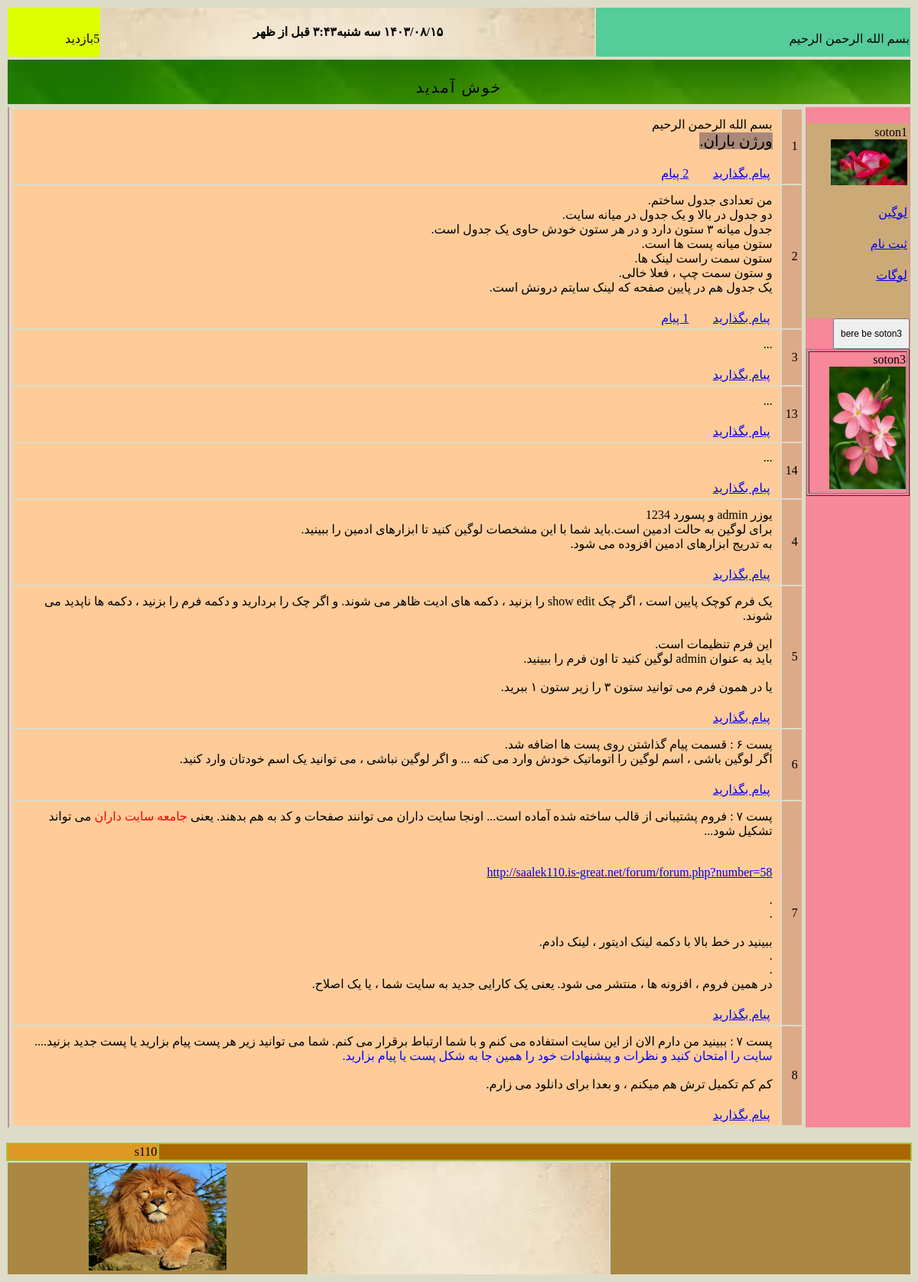
The page / on the database its author committed.
### tables this page shows
CREATE TABLE `s110_texts` (
  `number` int(11) NOT NULL,
  `comment` varchar(50) NOT NULL,
  `my_text` varchar(600) NOT NULL
);

CREATE TABLE `s110_posts` (
  `number` bigint(20) NOT NULL,
  `news` text NOT NULL
);

### tools/jdf.php (called while the page is built, shortened)
<?php
function jdate($format, $timestamp = '', $none = '', $time_zone = 'Asia/Tehran', $tr_num = 'fa') {
  $T_sec = 0;
  $ts = $T_sec + (($timestamp === '') ? time() : tr_num($timestamp));
  $date = explode('_', date('H_i_j_n_O_P_s_w_Y', $ts));
  list($j_y, $j_m, $j_d) = gregorian_to_jalali($date[8], $date[3], $date[2]);
  $sl = strlen($format);
  $out = '';
  for ($i = 0; $i < $sl; $i++) {
    $sub = substr($format, $i, 1);
    switch ($sub) {
      case 'B':
      case 'e':
      case 'g':
      case 'G':
      case 'h':
      case 'I':
      case 'T':
      case 'u':
      case 'Z':
        $out .= date($sub, $ts);
        break;
      case 'A':
        $out .= ($date[0] < 12) ? 'قبل از ظهر' : 'بعد از ظهر';
        break;
      case 'd':
        $out .= ($j_d < 10) ? '0' . $j_d : $j_d;
        break;
      case 'i':
        $out .= $date[1];
        break;
      case 'l':
        $out .= jdate_words(array('rh' => $date[7]), ' ');
        break;
      case 'm':
        $out .= ($j_m > 9) ? $j_m : '0' . $j_m;
        break;
      case 'Y':
        $out .= $j_y;
        break;
      default:
        $out .= $sub;
    }
  }
  return ($tr_num != 'en') ? tr_num($out, 'fa', '.') : $out;
}
function tr_num($str, $mod = 'en', $mf = '٫') {
  $num_a = array('0', '1', '2', '3', '4', '5', '6', '7', '8', '9', '.');
  $key_a = array('۰', '۱', '۲', '۳', '۴', '۵', '۶', '۷', '۸', '۹', $mf);
  return ($mod == 'fa') ? str_replace($num_a, $key_a, $str) : str_replace($key_a, $num_a, $str);
}
function jdate_words($array, $mod = '') {
  foreach ($array as $type => $num) {
    $num = (int) tr_num($num);
    switch ($type) {
      case 'rh':
        $key = array('یکشنبه', 'دوشنبه', 'سه شنبه', 'چهارشنبه', 'پنجشنبه', 'جمعه', 'شنبه');
        $array[$type] = $key[$num];
        break;
    }
  }
  return ($mod === '') ? $array : implode($mod, $array);
}
function gregorian_to_jalali($gy, $gm, $gd, $mod = '') {
   list($gy, $gm, $gd) = explode('_', tr_num($gy . '_' . $gm . '_' . $gd));
  $g_d_m = array(0, 31, 59, 90, 120, 151, 181, 212, 243, 273, 304, 334);
  $gy2 = ($gm > 2) ? ($gy + 1) : $gy;
  $days = 355666 + (365 * $gy) + ((int) (($gy2 + 3) / 4)) - ((int) (($gy2 + 99) / 100)) + ((int) (($gy2 + 399) / 400)) + $gd + $g_d_m[$gm - 1];
  $jy = -1595 + (33 * ((int) ($days / 12053)));
  $days %= 12053;
  $jy += 4 * ((int) ($days / 1461));
  $days %= 1461;
  if ($days < 186) {
    $jm = 1 + (int) ($days / 31);
    $jd = 1 + ($days % 31);
  } else {
    $jm = 7 + (int) (($days - 186) / 30);
    $jd = 1 + (($days - 186) % 30);
  }
  return ($mod == '') ? array($jy, $jm, $jd) : $jy . $mod . $jm . $mod . $jd;
}

### parts_of_index/show_posts.php (the view, shortened to what this page needs)
<?php
    mysqli_set_charset($ccoonn, "utf8");
 $sql = "SELECT * FROM s110_posts";
  $result = mysqli_query($ccoonn ,$sql);
   echo"<center>";
    echo"<table border=0>";
        while($info = mysqli_fetch_array( $result))
               {
            $my_number=$info['number'];
    echo"<tr>";
 echo'<td id="sotone_shomareh_post">';
 echo $info["number"];   echo"</td>";
include"parts_of_index/my_str_replace.php";
 echo'<td id="sotone_matne_post">';
echo nl2br($info['news']);
echo'<table border=0>';
echo'<tr>';
 echo'<td id="sotone_payam_bezarid">';
$str=writeMsg(32);
    echo '<a href="msg/a_write_msg.php?number='.$my_number.'">'.$str.'</a>';
echo'</td>';
 echo'<td id="sotone_chand_nazar">';
  $tedad=msg_cont($ccoonn , $my_number );
 if (   $tedad> 0)
 {
     $str=writeMsg(33);
 $ebarat= $tedad." ".$str;
    echo "<a href='msg/show_msgs.php?number=$my_number'>$ebarat</a>";
 }
 echo'</td>';
  echo'<td id="sotone_dokmeye_edit">';
      $value=my_setting("show_edit");
echo'</td>'; echo'</tr>';echo'</table>';
echo"</td>";
          echo"</tr>";
 }
 echo"</table>";
  echo"</center>";
                                                                 ?>

### index.php (shortened to what this page needs)
<!DOCTYPE html>
<!DOCTYPE html PUBLIC "-//W3C//DTD XHTML 1.0 Transitional//EN" "http://www.w3.org/TR/xhtml1/DTD/xhtml1-transitional.dtd">
<html dir="rtl">
<head>
</head>
<body>
       <?php
    require "base/ccoonn.php";
     include "functions/functions.php";
     require_once "tools/jdf.php";
    mysqli_set_charset($ccoonn, "utf8");
                $hour= jdate('g:i A');
                $the_week=jdate('l');
              $the_date=jdate('Y/m/d ');
 echo'<table id="bala_tarin_table">';
echo'<tr>';
 echo'<td id="soton1_az_table_aval">';
 $str=writeMsg(21) ;
echo $str;
  ?>
      <?php
echo'</td>';
 echo'<td id="soton2_az_table_aval">';
echo"<center><h4>".$the_date.$the_week.$hour."</h4></center>";
echo'</td>';
 echo'<td id="soton3_az_table_aval">';
$count=counter("index");
 $str=writeMsg(12);
 echo $count;
   echo $str;
echo'</td>';
echo'</tr>';
echo'</table>';
 echo'<table id="table_e_satre_dovom">';
echo'<tr>';
 echo'<td id="sotone_table_dovom">';
echo'</td>';
echo'</tr>';
echo'</table>';
 echo'<table id="table_bozorge_vasate_safeh">';
echo'<tr>';
 echo'<td id="sotone_avale_table_bozorge_vasat_safhe">';
 echo'<table id="table_e_soton_1">';
echo'<tr>';
echo'<td>';
echo'soton1';
echo'<img src="images/flower2.jpg" alt="robot" width="100" height="60"/>';
echo'</td>';
echo'</tr>';
echo'<tr>';
echo'<td>';
 $str=writeMsg(13) ;
 echo'<a href="login/login.php">'.$str.'</a>';
 echo'</td>';
echo'</tr>';
echo'<tr>';
echo'<td>';
 $str=writeMsg(14) ;
  echo'<a href="login/register.php">'.$str.'</a>';
   echo'</td>';
   echo'</tr>';
echo'<tr>';
echo'<td>';
 $str=writeMsg(17) ;
  echo'<a href="login/logout.php">'.$str.'</a>';
     echo'</td>';
     echo'</tr>';
echo'<tr>';
echo'<td>';
echo'</td>';
echo'</tr>';
echo'<tr>';
echo'<td>';
echo'</td>';
echo'</tr>';
echo'</tr>';
echo'</table>';
	  $value=my_setting("soton3");
	  if ($value=="under-soton-1")
{
 ?>
 <form id='myform' action="<?php echo $_SERVER['PHP_SELF']; ?>"  method = 'POST'>
 <input type="submit" name='action_soton1' value="bere be soton3" style=" font-size:12px; height:40px; width:100px">
      </form>
 <?php
 }
      if ($value=="under-soton-1")
   include "parts_of_index/soton3.php";
echo'<td>';
   include "parts_of_index/show_posts.php";
echo'</td>';
 echo'<td id="sotone_sevome_table_bozorge_vasat_safhe">';
 ?>
 <?php
echo'</td>';
           echo"<br>";
 echo'<table id="avalin_table_e_footer">';
echo'<tr>';
 echo'<td id="sotone_avale_table_avale_footer">';
echo'</td>';
 echo'<td id="sotone_dovome_table_avale_footer">';
echo"s110";
echo'</td>';
echo'</tr>';
echo'</table>';
 echo'<table id="dovomin_table_e_footer">';
echo'<tr>';
 echo'<td id="sotone_avale_table_dovome_footer">';
 ?>
 <?php
 echo'</td>';
  echo'<td id="sotone_dovome_table_dovome_footer">';
 ?>
 <?php
   echo'</td>';
    echo'<td id="sotone_sevome_table_dovome_footer">';
   echo'<img src="images/lion.jpg" alt="lion" width="180" height="140"/>';
 echo'</td>';
 echo'</tr>';
echo'</table>';
?>
</body>
</html>

### parts_of_index/my_str_replace.php
<?php
if (isset ($info['news']) )
{
     $info['news']=str_replace("qz","'",$info['news']);
     $info['news']=str_replace("[Img]","<img src='",$info['news']);
     $info['news']=str_replace("[/Img]","' style='width:200px;height:auto'>",$info['news']);
     $info['news']=str_replace("[Url]","<a href='",$info['news']);
     $info['news']=str_replace("[Url_m]","'>",$info['news']);
     $info['news']=str_replace("[/Url]","</a>",$info['news']);
     $info['news']=str_replace("[center]","<center>",$info['news']);
     $info['news']=str_replace("[/center]","</center>",$info['news']);
     $info['news']=str_replace("[left]","<div style='text-align: left;'>",$info['news']);
     $info['news']=str_replace("[/left]","</div>",$info['news']);
     $info['news']=str_replace("[right]","<div style='text-align: right;'>",$info['news']);
     $info['news']=str_replace("[/right]","</div>",$info['news']);
     $info['news']=str_replace("[red]","<span style='color: Red'>",$info['news']);
     $info['news']=str_replace("[/red]","</span>",$info['news']);
     $info['news']=str_replace("[blue]","<span style='color: Blue'>",$info['news']);
     $info['news']=str_replace("[/blue]","</span>",$info['news']);
     $info['news']=str_replace("[color]","<span style='color:",$info['news']);
     $info['news']=str_replace("[bgcolor]","<span style='background-color:",$info['news']);
     $info['news']=str_replace("[color_m]","'>",$info['news']);
     $info['news']=str_replace("[/color]","</span>",$info['news']);
     $info['news']=str_replace("imagenumber=","<img src='http://victory.rf.gd/web/images/attachs/f",$info['news']);
          $info['news']=str_replace("size=100",".jpg' width='100' height='auto'>",$info['news']);
               $info['news']=str_replace("size=150",".jpg' width='150' height='auto'>",$info['news']);
     $info['news']=str_replace("size=200",".jpg' width='200' height='auto'>",$info['news']);
          $info['news']=str_replace("size=250",".jpg' width='250' height='auto'>",$info['news']);
        $info['news']=str_replace("size=300",".jpg' width='300' height='auto'>",$info['news']);
        $info['news']=str_replace("size=350",".jpg' width='350' height='auto'>",$info['news']);
     $info['news']=str_replace("size=400",".jpg' width='400' height='auto'>",$info['news']);
          $info['news']=str_replace("size=450",".jpg' width='450' height='auto'>",$info['news']);
             $info['news']=str_replace("size=500",".jpg' width='500' height='auto'>",$info['news']);
             $info['news']=str_replace("size=550",".jpg' width='550' height='auto'>",$info['news']);
     $info['news']=str_replace("size=600",".jpg' width='600' height='auto'>",$info['news']);
     $info['news']=str_replace("size=650",".jpg' width='650' height='auto'>",$info['news']);
       $info['news']=str_replace("size=700",".jpg' width='700' height='auto'>",$info['news']);
         $info['news']=str_replace("size=750",".jpg' width='750' height='auto'>",$info['news']);
     $info['news']=str_replace("size=800",".jpg' width='800' height='auto'>",$info['news']);
    $info['news']=str_replace("☆☆☆☆T","",$info['news']);
       $info['news']=str_replace("pngnumber=","<img src='http://victory.rf.gd/web/images/attachs/png/f",$info['news']);
          $info['news']=str_replace("sizep=100",".png' width='100' height='auto'>",$info['news']);
               $info['news']=str_replace("sizep=150",".png' width='150' height='auto'>",$info['news']);
     $info['news']=str_replace("sizep=200",".png' width='200' height='auto'>",$info['news']);
          $info['news']=str_replace("sizep=250",".png' width='250' height='auto'>",$info['news']);
        $info['news']=str_replace("sizep=300",".png' width='300' height='auto'>",$info['news']);
        $info['news']=str_replace("sizep=350",".png' width='350' height='auto'>",$info['news']);
     $info['news']=str_replace("sizep=400",".png' width='400' height='auto'>",$info['news']);
          $info['news']=str_replace("sizep=450",".png' width='450' height='auto'>",$info['news']);
             $info['news']=str_replace("sizep=500",".png' width='500' height='auto'>",$info['news']);
             $info['news']=str_replace("sizep=550",".png' width='550' height='auto'>",$info['news']);
     $info['news']=str_replace("sizep=600",".png' width='600' height='auto'>",$info['news']);
     $info['news']=str_replace("sizep=650",".png' width='650' height='auto'>",$info['news']);
       $info['news']=str_replace("sizep=700",".png' width='700' height='auto'>",$info['news']);
         $info['news']=str_replace("sizep=750",".png' width='750' height='auto'>",$info['news']);
     $info['news']=str_replace("sizep=800",".png' width='800' height='auto'>",$info['news']);
    $info['news']=str_replace("☆☆☆☆T","",$info['news']);
       $info['news']=str_replace("[font5]","<div style='font-size:5px;'>",$info['news']);
       $info['news']=str_replace("[font10]","<div style='font-size:10px;'>",$info['news']);
       $info['news']=str_replace("[font20]","<div style='font-size:20px;'>",$info['news']);
       $info['news']=str_replace("[font30]","<div style='font-size:30px;'>",$info['news']);
     $info['news']=str_replace("[font40]","<div style='font-size:40px;'>",$info['news']);
     $info['news']=str_replace("[font50]","<div style='font-size:50px;'>",$info['news']);
     $info['news']=str_replace("[font60]","<div style='font-size:60px;'>",$info['news']);
       $info['news']=str_replace("[font70]","<div style='font-size:70px;'>",$info['news']);
     $info['news']=str_replace("[font80]","<div style='font-size:80px;'>",$info['news']);
     $info['news']=str_replace("[font90]","<div style='font-size:90px;'>",$info['news']);
     $info['news']=str_replace("[font100]","<div style='font-size:100px;'>",$info['news']);
     $info['news']=str_replace("[font150]","<div style='font-size:150px;'>",$info['news']);
     $info['news']=str_replace("[font200]","<div style='font-size:200px;'>",$info['news']);
     $info['news']=str_replace("[font250]","<div style='font-size:250px;'>",$info['news']);
     $info['news']=str_replace("[font300]","<div style='font-size:300px;'>",$info['news']);
     $info['news']=str_replace("[font350]","<div style='font-size:350px;'>",$info['news']);
     $info['news']=str_replace("[font400]","<div style='font-size:400px;'>",$info['news']);
       $info['news']=str_replace("[/font]","</div>",$info['news']);
}
     ?>

### rows shown on the page
s110_texts: my_text "بسم الله الرحمن الرحیم"
s110_texts: my_text "بازدید"
s110_texts: my_text "لوگین"
s110_texts: my_text "ثبت نام"
s110_texts: my_text "لوگات"
s110_posts: number "1", news "بسم الله الرحمن الرحیم ورژن باران.", s110_texts.my_text "پیام بگذارید", s110_texts.my_text "2 پیام"
s110_posts: number "2", news "من تعدادی جدول ساختم. دو جدول در بالا و یک جدول در میانه سایت. جدول میانه ۳ ستون دارد و در هر ستون خودش حاوی یک جدول است. ستون میانه پست ها است. ستون سمت راست لینک ها. و ستون سمت چپ ، فعلا خالی. یک جدول هم در پایین صفحه که لینک سایتم درونش است.", s110_texts.my_text "پیام بگذارید", s110_texts.my_text "1 پیام"
s110_posts: number "3", news "...", s110_texts.my_text "پیام بگذارید"
s110_posts: number "13", news "...", s110_texts.my_text "پیام بگذارید"
s110_posts: number "14", news "...", s110_texts.my_text "پیام بگذارید"
s110_posts: number "4", news "یوزر admin و پسورد 1234 برای لوگین به حالت ادمین است.باید شما با این مشخصات لوگین کنید تا ابزارهای ادمین را ببینید. به تدریج ابزارهای ادمین افزوده می شود.", s110_texts.my_text "پیام بگذارید"
s110_posts: number "5", news "یک فرم کوچک پایین است ، اگر چک show edit را بزنید ، دکمه های ادیت ظاهر می شوند. و اگر چک را بردارید و دکمه فرم را بزنید ، دکمه ها ناپدید می شوند. این فرم تنظیمات است. باید به عنوان admin لوگین کنید تا اون فرم را ببینید. یا در همون فرم می توانید ستون ۳ را زیر ستون ۱ ببرید.", s110_texts.my_text "پیام بگذارید"
s110_posts: number "6", news "پست ۶ : قسمت پیام گذاشتن روی پست ها اضافه شد. اگر لوگین باشی ، اسم لوگین را اتوماتیک خودش وارد می کنه ... و اگر لوگین نباشی ، می توانید یک اسم خودتان وارد کنید.", s110_texts.my_text "پیام بگذارید"
s110_posts: number "7", news "پست ۷ : فروم پشتیبانی از قالب ساخته شده آماده است... اونجا سایت داران می توانند صفحات و کد به هم بدهند. یعنی جامعه سایت داران می تواند تشکیل شود... http://saalek110.is-great.net/forum/forum.php?number=58 . . ببینید در خط بالا با دکمه لینک ادیتور ، لینک دادم. . . در همین فروم ، افزونه ها ، منتشر می شود. یعنی یک کارایی جدید به سایت شما ، یا یک اصلاح.", s110_texts.my_text "پیام بگذارید"
s110_posts: number "8", news "پست ۷ : ببینید من دارم الان از این سایت استفاده می کنم و با شما ارتباط برقرار می کنم. شما می توانید زیر هر پست پیام بزارید یا پست جدید بزنید.... سایت را امتحان کنید و نظرات و پیشنهادات خود را همین جا به شکل پست یا پیام بزارید. کم کم تکمیل ترش هم میکنم ، و بعدا برای دانلود می زارم.", s110_texts.my_text "پیام بگذارید"

### other values the page prints
$the_week "سه شنبه"
$hour "۳:۴۳ قبل از ظهر"
$count "5"
$str "خوش آمدید"
